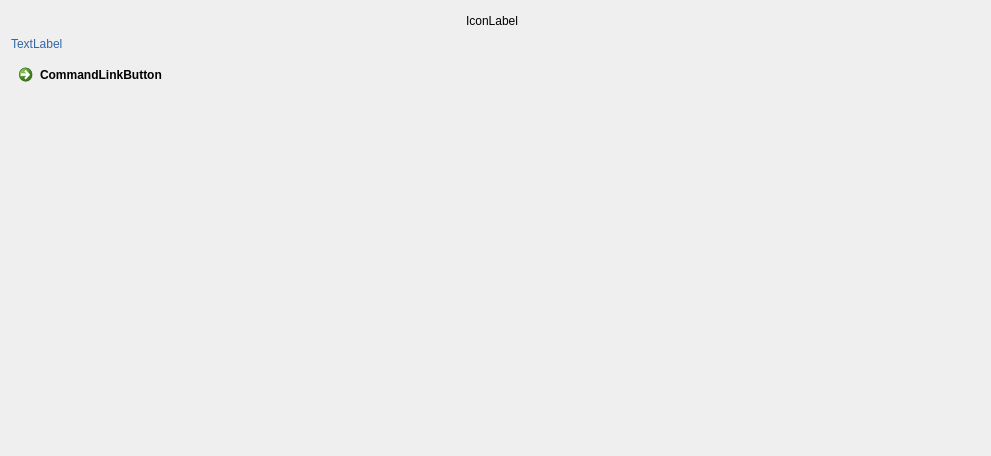
<?xml version="1.0" encoding="UTF-8"?>
<ui version="4.0">
 <class>Form</class>
 <widget class="QWidget" name="Form">
  <property name="geometry">
   <rect>
    <x>0</x>
    <y>0</y>
    <width>991</width>
    <height>456</height>
   </rect>
  </property>
  <property name="windowTitle">
   <string>Form</string>
  </property>
  <layout class="QGridLayout" name="gridLayout">
   <item row="0" column="0">
    <spacer name="horizontalSpacer">
     <property name="orientation">
      <enum>Qt::Horizontal</enum>
     </property>
     <property name="sizeHint" stdset="0">
      <size>
       <width>442</width>
       <height>20</height>
      </size>
     </property>
    </spacer>
   </item>
   <item row="2" column="0">
    <widget class="QCommandLinkButton" name="commandLinkButton">
     <property name="text">
      <string>CommandLinkButton</string>
     </property>
    </widget>
   </item>
   <item row="0" column="1">
    <widget class="QLabel" name="lbl_step_icon">
     <property name="text">
      <string>IconLabel</string>
     </property>
    </widget>
   </item>
   <item row="1" column="0" colspan="3">
    <widget class="QLabel" name="lbl_step_text">
     <property name="styleSheet">
      <string notr="true">font: 75 13pt &quot;Ubuntu Condensed&quot;;
color: rgb(52, 101, 164);</string>
     </property>
     <property name="text">
      <string>TextLabel</string>
     </property>
    </widget>
   </item>
   <item row="0" column="3">
    <spacer name="horizontalSpacer_2">
     <property name="orientation">
      <enum>Qt::Horizontal</enum>
     </property>
     <property name="sizeHint" stdset="0">
      <size>
       <width>441</width>
       <height>20</height>
      </size>
     </property>
    </spacer>
   </item>
   <item row="2" column="2" colspan="2">
    <spacer name="verticalSpacer">
     <property name="orientation">
      <enum>Qt::Vertical</enum>
     </property>
     <property name="sizeHint" stdset="0">
      <size>
       <width>20</width>
       <height>182</height>
      </size>
     </property>
    </spacer>
   </item>
  </layout>
 </widget>
 <resources/>
 <connections/>
</ui>
